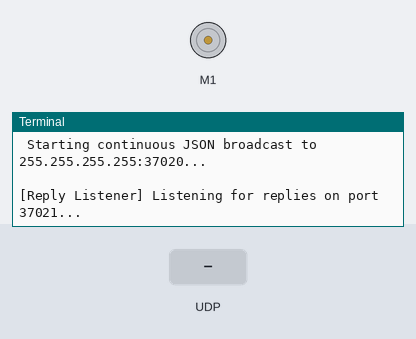
The program below on a simulated Raspberry Pi (BCM pin numbers). On the bench: DC motor (green arrow = forward, orange = backward, longer = faster), the last lines printed to the terminal. The inputs (shaded band) are chosen by the test bench. Threads take turns every 2 ms; the clock reads 2024-03-15 10:24:30 at power-on unless the program sets it.

Above: at 1.2 s.
1.3 s: UDP packet "should_open" arrives
At 2.2 s:
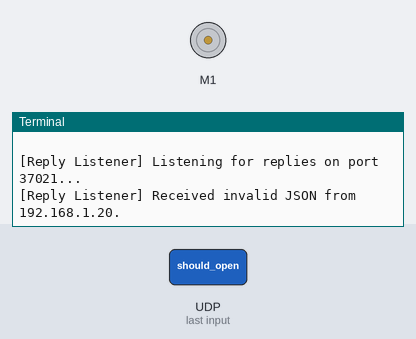
2.8 s: UDP packet "1" arrives
At 3.4 s:
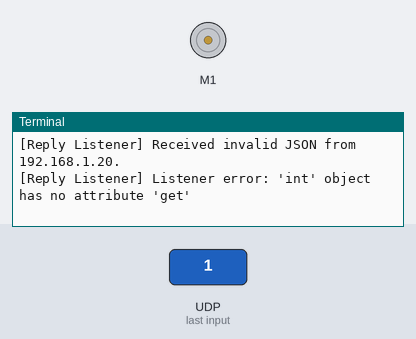

Measured:
- after the input at 1.3 s, the terminal: prints a new line at once (image 1)
- after the input at 2.8 s, the terminal: prints a new line at once (image 2)

The program:

BreEasy.py
```python
import socket
import sys
import time
import json
import threading
from gpiozero import Motor

# --- Configuration ---
BROADCAST_IP = '255.255.255.255'
PORT = 37020                # Port for sending the broadcast
RESPONSE_PORT = 37021       # Port for receiving the directed reply
SEND_INTERVAL_SECONDS = 5   # Interval between broadcasts
ID = 1                      # Unique ID for this controller

# Motor setup to control a window
motor = Motor(forward=27, backward=22, enable=17, pwm=True)
# --- End Configuration ---

def receive_replies():
    """Listens for directed replies from all responders."""
    try:
        reply_sock = socket.socket(socket.AF_INET, socket.SOCK_DGRAM)    # Create UDP socket
        reply_sock.setsockopt(socket.SOL_SOCKET, socket.SO_REUSEADDR, 1) # Allow address reuse
        reply_sock.bind(('0.0.0.0', RESPONSE_PORT))                      # Ready to receive on RESPONSE_PORT

        print(f"\n[Reply Listener] Listening for replies on port {RESPONSE_PORT}...")

        while True:
            data, addr = reply_sock.recvfrom(1024)  # waits for data
            sender_ip = addr[0]                     # Extract sender's IP address

            try:
                reply_json = data.decode('utf-8')   # Decode bytes to string
                reply_data = json.loads(reply_json) # Parse JSON

                # open motor if should_open is true, else close motor
                if reply_data.get('should_open'):
                    print("Motor forward")
                    motor.forward()
                    time.sleep(1.5)
                    motor.stop()

                if not reply_data.get('should_open'):
                    print("Motor backward")
                    motor.backward()
                    time.sleep(1.5)
                    motor.stop()

                # print if the window should open or not
                print(f"[Reply Listener] window should open: {reply_data.get('should_open', False)} from {sender_ip}")
            except json.JSONDecodeError:
                print(f"[Reply Listener] Received invalid JSON from {sender_ip}.")

    except Exception as e:
        print(f"[Reply Listener] Listener error: {e}")
    finally:
        if 'reply_sock' in locals():
            reply_sock.close()

def send_continuous_broadcast():
    """
    Starts the listener and sends continuous JSON broadcasts.
    """

    # starts the reply listener thread
    listener_thread = threading.Thread(target=receive_replies)
    listener_thread.daemon = True # Daemon thread will exit when main program exits
    listener_thread.start()

    # Setup the broadcasting socket
    try:
        sock = socket.socket(socket.AF_INET, socket.SOCK_DGRAM)   # Create UDP socket
    except socket.error as err:
        print(f"Error creating socket: {err}")
        sys.exit(1)

    sock.setsockopt(socket.SOL_SOCKET, socket.SO_BROADCAST, 1)    # Enable broadcasting

    print(f" Starting continuous JSON broadcast to {BROADCAST_IP}:{PORT}...")

    # Continuous boroadcast loop
    try:
        while True:
            payload_data = {
                "id": ID,
                "last_updated": time.time(),
                "message": "should i open?",
                "type": "window_controller"
            }

            json_string = json.dumps(payload_data)           # Serialize to JSON
            encoded_data = json_string.encode('utf-8')       # Encode to bytes

            # Send the data
            sock.sendto(encoded_data, (BROADCAST_IP, PORT))

            # Wait before sending the next broadcast
            time.sleep(SEND_INTERVAL_SECONDS)

    except KeyboardInterrupt:
        print("\n\n Broadcast stopped by user (Ctrl+C).")
    except Exception as e:
        print(f"\n An error occurred during transmission: {e}")
    finally:
        sock.close()
        print("Sender socket closed. Exiting.")

send_continuous_broadcast()
```
